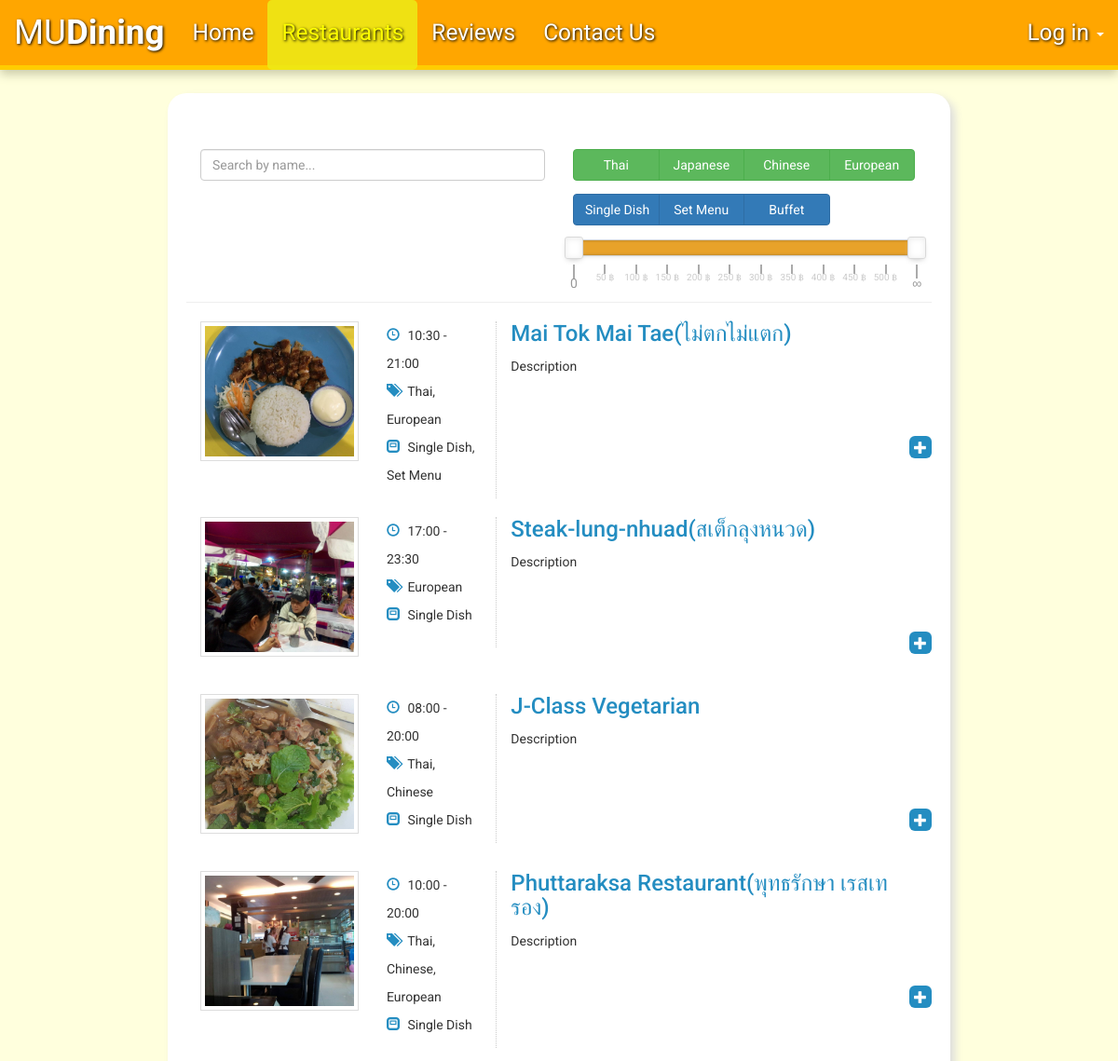
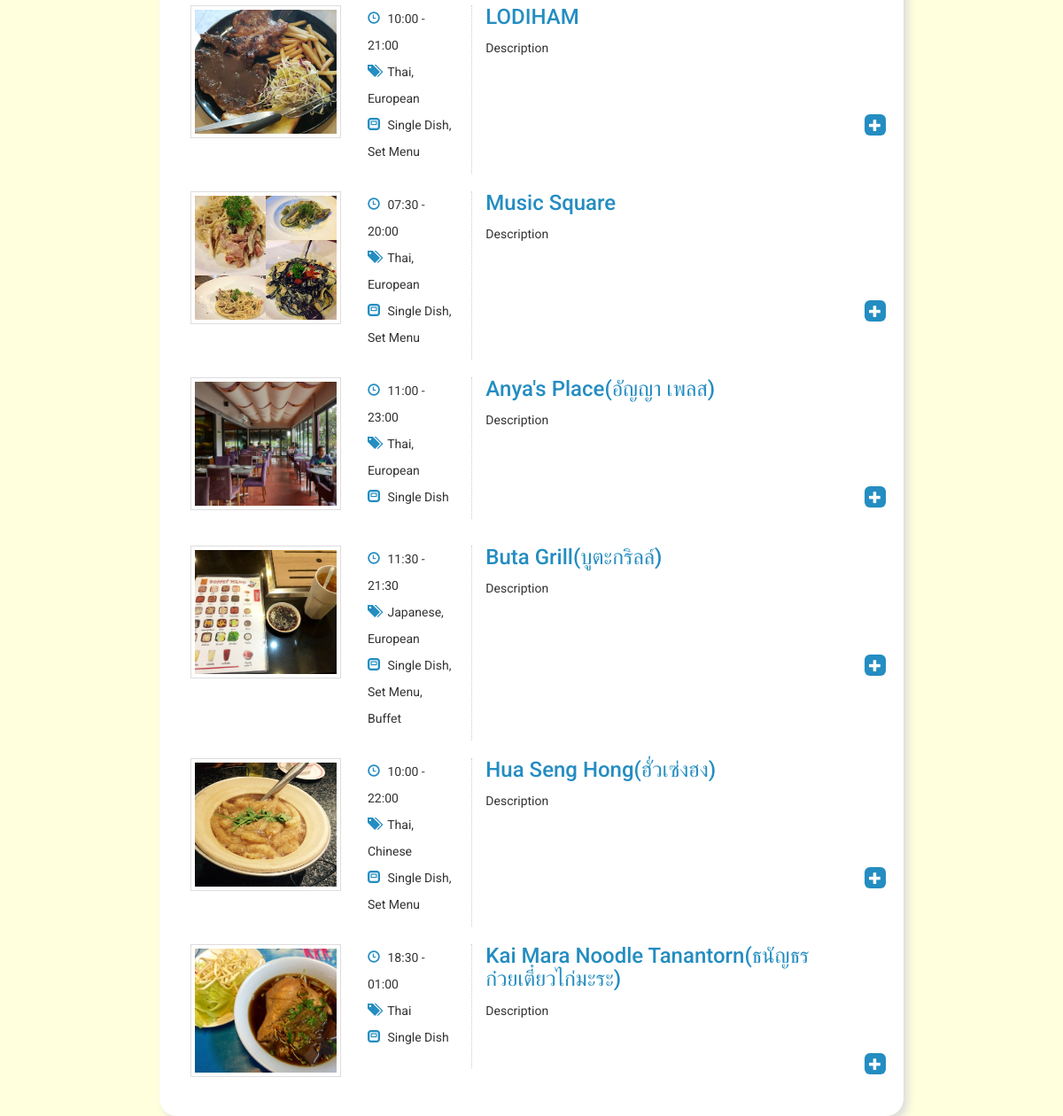
The page /restaurants.php on the database as committed earlier (2 pictures, top to bottom).
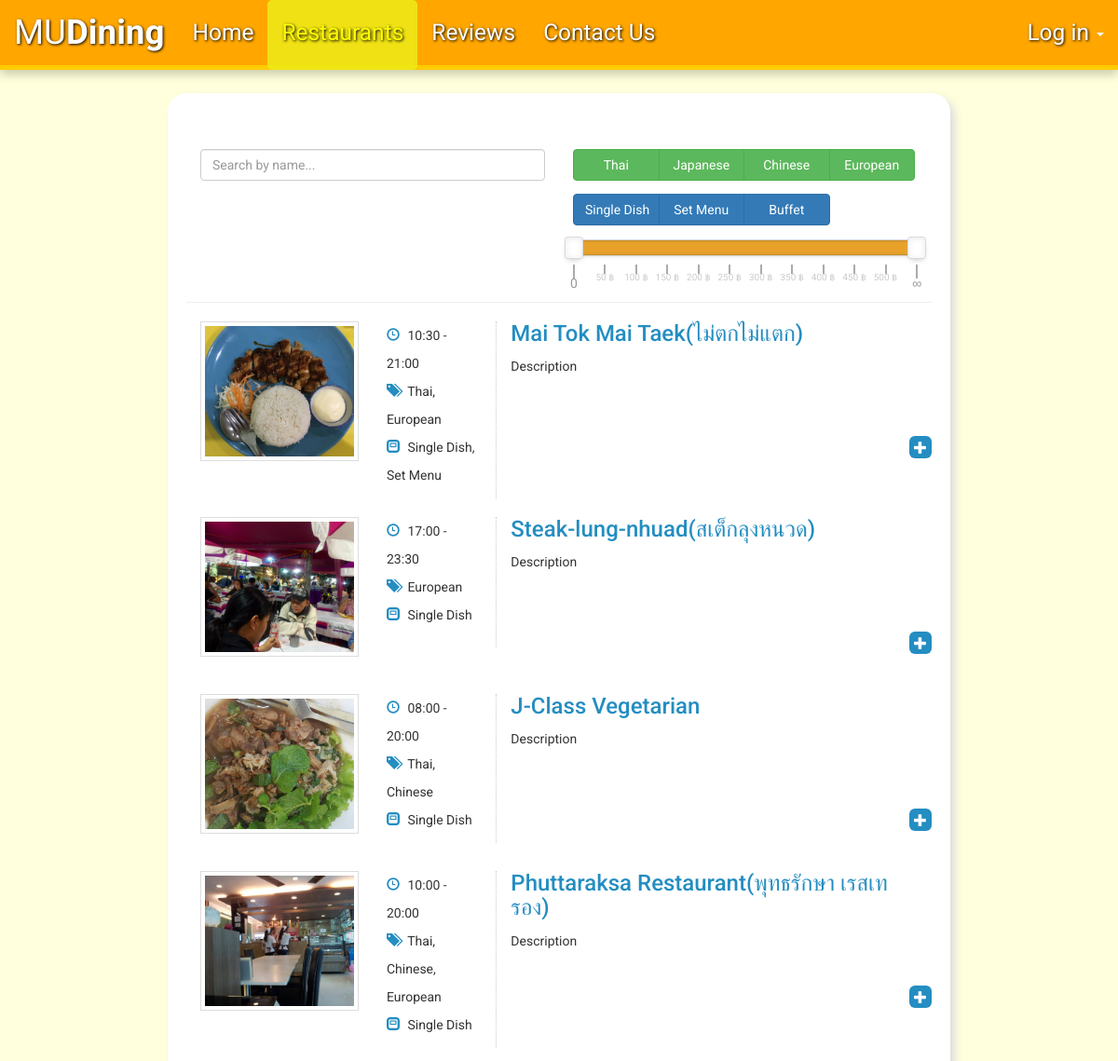
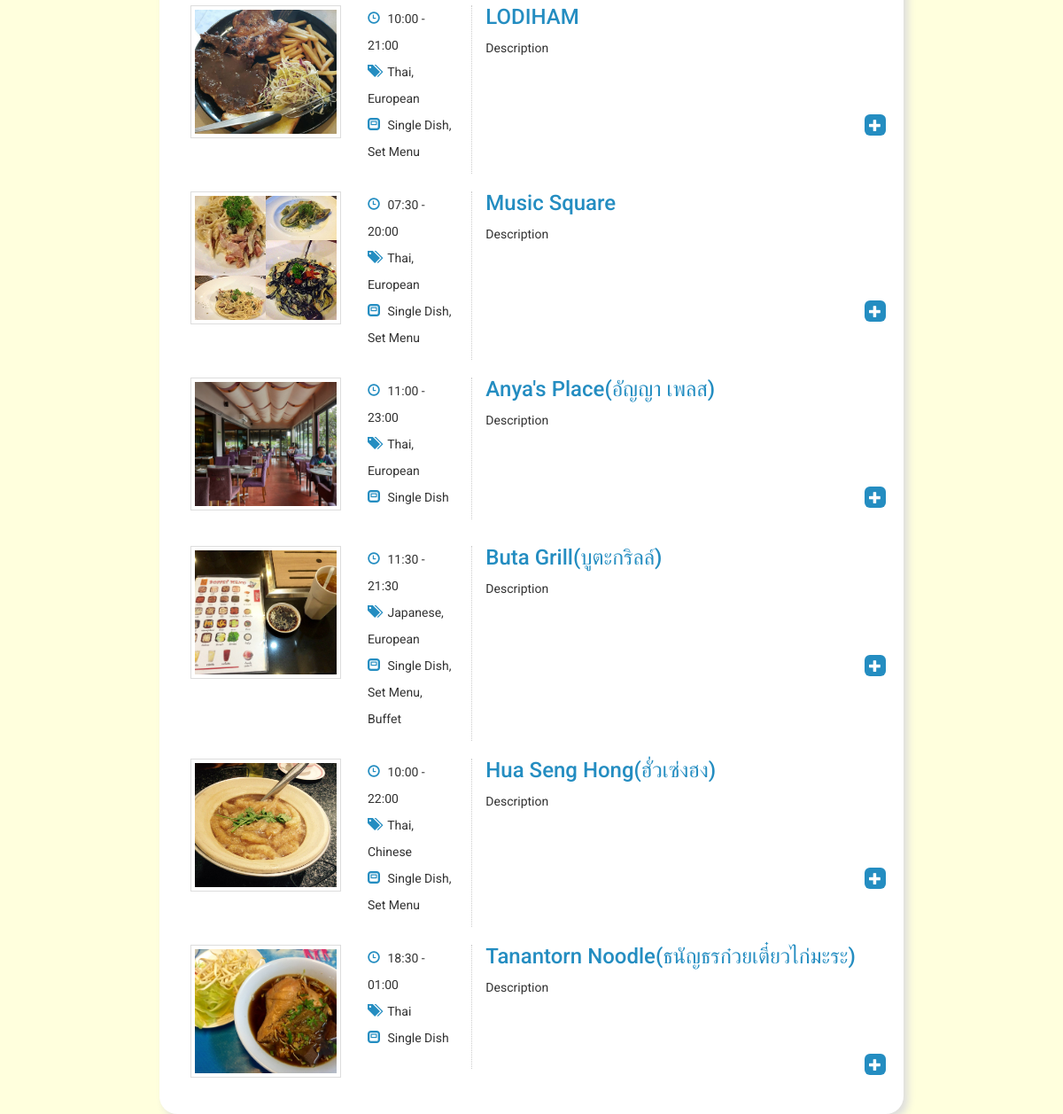
The same page on the database as committed later (2 pictures, top to bottom).
### tables this page shows
CREATE TABLE `restaurant` (
  `RestaurantID` int(11) NOT NULL,
  `Name` varchar(255) NOT NULL,
  `MinPrice` int(11) NOT NULL,
  `MaxPrice` int(11) DEFAULT NULL,
  `Location` varchar(255) NOT NULL,
  `Type` varchar(255) NOT NULL,
  `OpenTime` double NOT NULL,
  `CloseTime` double NOT NULL,
  `Promotion` varchar(255) DEFAULT NULL,
  `Description` text NOT NULL
);

### dbconnect.php (called while the page is built, shortened)
<?php
  function _imgurl($id, $subid) {
    $imgname = sprintf("%04d", $id);
    $imgurl = "Picture/".$imgname.'/'.$imgname.'-'.$subid.'.jpg';
    return $imgurl;
  }
  function imgurl($id) {
    return _imgurl($id, 1 + (rand() % 3));
  }
?>

### restaurants/tolist.php (the view)
<?php
  function totime($input) {
    $minutes = $input - floor($input);
    return gmdate("H:i", $minutes * 6000 + floor($input) * 3600);
  }
  function tolist($result) {
    echo '<article class="search-result row">';
      echo '<div class="col-xs-12 col-sm-12 col-md-3" id="search-row">';
        $name = $result['Name'];
        $url = "view-restaurant.php?id=" . $result['RestaurantID'];
        echo '<a style="width:100%;" href="'.$url.'" title="'.$name .'" class="thumbnail"><img id="restaurant-img" src="' .imgurl($result['RestaurantID']).'" /></a>';
      echo '</div>';
      echo '<div class="col-xs-12 col-sm-12 col-md-2">';
        echo '<ul class="meta-search">';
          $opentime = totime($result['OpenTime']);
          $closetime = totime($result['CloseTime']);
          echo '<li><i class="glyphicon glyphicon-time"></i> <span>' . $opentime . ' - ' . $closetime . '</span></li>';
          $foodtypes = $dishtypes = "";
          foreach (explode(",", $result['Type']) as $subtype) {
            switch ($subtype) {
              case "01":
                $foodtypes .= "Thai, "; break;
              case "02":
                $foodtypes .= "Japanese, "; break;
              case "03":
                $foodtypes .= "Chinese, "; break;
              case "04":
                $foodtypes .= "European, "; break;
              case "11":
                $dishtypes .= "Single Dish, "; break;
              case "12":
                $dishtypes .= "Set Menu, "; break;
              case "13":
                $dishtypes .= "Buffet, "; break;
            }
          }
          $foodtypes = rtrim($foodtypes, ", ");
          $dishtypes = rtrim($dishtypes, ", ");
          echo '<li><i class="glyphicon glyphicon-tags"></i> <span>' . $foodtypes . '</span></li>';
          echo '<li><i class="glyphicon glyphicon-modal-window"></i> <span>' . $dishtypes . '</span></li>';
        echo '</ul>';
      echo '</div>';
      echo '<div class="col-xs-12 col-sm-12 col-md-7 excerpet">';
        echo '<h3><a href="' . $url . '" title="">' . $name . '</a></h3>';
        echo '<p>Description</p>';
        $reviewURL = "review-editor.php?id=" . $result['RestaurantID'];
            echo '<span class="plus"><a style="border-radius:25%;" href="' .$reviewURL. '" title="Review this restaurant"><i class="glyphicon glyphicon-plus"></i></a></span>';
      echo '</div>';
      echo '<span class="clearfix borda"></span>';
    echo '</article>';
  }
?>

### restaurants.php (shortened to what this page needs)
<html>
<head>
</head>
<body>
  <?php include_once("navbar.php"); ?>
  <link rel="stylesheet" type="text/css" href="assets/css/restaurants.css" />
  <link rel="stylesheet" type="text/css" href="assets/css/checkbox.css" />
  <link rel="stylesheet" type="text/css" href="assets/css/nouislider/nouislider.min.css" />
  <div id="wrapper" class="container" style="width:70%;">
    <section class="col-xs-12 col-sm-12 col-md-12 page-header">
      <div class="row">
    		<div class="col-lg-6 col-sm-12 col-xs-12">
  				<form class="form-horizontal" name="search" role="form" method="POST" onkeypress="return event.keyCode != 13;">
  						<input id="searchbox" name="searchbox" type="text" class="form-control" placeholder="Search by name..." autocomplete="off"/>
  				</form>
    		</div>
        <form id="filter1">
          <div class="btn-group col-lg-6 col-sm-12 col-xs-12" data-toggle="buttons">
            <label class="btn btn-success">
              <input type="checkbox" name="foodprefs[]" value="01">Thai
            </label>
            <label class="btn btn-success">
              <input type="checkbox" name="foodprefs[]" value="02">Japanese
            </label>
            <label class="btn btn-success">
              <input type="checkbox" name="foodprefs[]" value="03">Chinese
            </label>
            <label class="btn btn-success">
              <input type="checkbox" name="foodprefs[]" value="04">European
            </label>
      		</div>
        </form>
    	</div>
      <div class="row">
        <form id="filter2">
          <div class="btn-group col-lg-6 col-sm-12 col-xs-12 col-lg-offset-6" data-toggle="buttons">
            <label class="btn btn-primary">
              <input type="checkbox" name="foodprefs[]" value="11">Single Dish
            </label>
            <label class="btn btn-primary">
              <input type="checkbox" name="foodprefs[]" value="12">Set Menu
            </label>
            <label class="btn btn-primary">
              <input type="checkbox" name="foodprefs[]" value="13">Buffet
            </label>
          </div>
        </form>
      </div>
      <div class="row">
        <div class="col-lg-6 col-sm-12 col-xs-12 col-lg-offset-6">
          <div id="slider"></div>
        </div>
      </div>
    </section>
    <section class="col-xs-12 col-sm-6 col-md-12 populated">
      <?php
        include_once("dbconnect.php");
        $con->query("CREATE TABLE IF NOT EXISTS restaurant (
          RestaurantID int NOT NULL AUTO_INCREMENT PRIMARY KEY,
          Name varchar(255) NOT NULL UNIQUE,
          MinPrice int NOT NULL,
          MaxPrice int,
          Location varchar(255) NOT NULL,
          Type varchar(255) NOT NULL,
          OpenTime double NOT NULL,
          CloseTime double NOT NULL,
          Promotion varchar(255),
          Description text);
        ");
        include 'restaurants/top_search.php'
      ?>
	   </section>
     <section class="col-xs-12 col-sm-6 col-md-12">
 	   </section>
  </div>
</body>
</html>

### navbar.php (shortened to what this page needs)
<?php
  include_once("dbconnect.php");
?>
<nav class="navbar navbar-default navbar-fixed-top navbar-static-top" role="navigation">
  <div class="container-fluid">
    <div class="navbar-header">
      <a class="navbar-brand">MU<strong>Dining</strong></a>
    </div>
    <div class="collapse navbar-collapse" id="bs-example-navbar-collapse-1">
      <ul class="nav navbar-nav" id="diningmenus">
        <li><a href="index.php">Home</a></li>
        <li><a href="restaurants.php">Restaurants</a></li>
        <li><a href="reviews.php">Reviews</a></li>
        <li><a href="contact.php">Contact Us</a></li>
      </ul>
      <ul class="nav navbar-nav navbar-right">
      </ul>
    </div>
  </div>
</nav>

### restaurants/top_search.php
<?php
	include_once("dbconnect.php");
	require_once("tolist.php");
	$result = $con->query("SELECT * FROM restaurant ORDER BY RestaurantID LIMIT 10");
	while ($results = $result->fetch_array()) {
		$result_array[] = $results;
	}
	foreach ($result_array as $result) {
		tolist($result);
	}
?>

### assets/css/restaurants.css (style rules this page uses)
p { word-wrap: break-word; overflow: hidden; text-overflow: ellipsis; height: 100px; line-height: 25px; }
#restaurant-img { width: 100%; height: 100%; object-fit: cover; overflow: hidden; }
#search-row>a { display: inline-block; width: auto; height: 150px; overflow: hidden; background-size: 100%; }
.search-result .thumbnail { border-radius: 0 !important; }
.search-result:first-child { margin-top: 0 !important; }
.search-result { margin-top: 20px; }
.search-result .col-md-2 { border-right: 1px dotted #ccc; min-height: 140px; }
.search-result ul { padding-left: 0 !important; list-style: none; }
.search-result ul li { font: 400 normal .85em; line-height: 30px; }
.search-result ul li i { padding-right: 5px; }
.search-result .col-md-7 { position: relative; }
.search-result h3 { font: 500 normal 1.375em; margin-top: 0 !important; margin-bottom: 10px !important; }
.search-result h3>a, .search-result i { color: #248dc1 !important; }
.search-result p { font: normal normal 1.125em; }
.search-result span.plus { position: absolute; right: 0; top: 126px; }
.search-result span.plus a { background-color: #248dc1; padding: 5px 5px 3px 5px; }
.search-result span.plus a i { color: #fff !important; }

### assets/css/checkbox.css (style rules this page uses)
.btn-group>.btn { margin-bottom: 5px !important; width: 25%; }

### assets/css/login-panel.css (style rules this page uses)
.navbar, .navbar-default { font-size: 175%; font-family: 'Roboto', sans-serif; border-bottom-style: solid; border-bottom-color: #ffcc00; border-bottom-width: 5px; box-shadow: 0px 5px 10px #ccccaa; }
.navbar-nav>li>a, .navbar-brand { padding-top: 25px !important; padding-bottom: 0 !important; height: 75px !important; max-height: 75px !important; }
.navbar { min-height: 28px !important; max-height: 75px !important; }
.navbar-default { background-color: #ffa600; }
.navbar-default .navbar-brand { font-size: 150%; color: #00aeff; text-decoration: none; text-shadow: 1px 1px 3px #000; cursor: default; transition: all 0.6s; }
.navbar-default .navbar-nav>li>a { color: #fff; text-decoration: none; text-shadow: 1px 1px 3px #000; }
.navbar-default .navbar-nav>.open>a, .navbar-default .navbar-nav>.open>a:hover, .navbar-default .navbar-nav>.open>a:focus, .navbar-default .navbar-nav>.active>a, .navbar-default .navbar-nav>.active>a:hover, .navbar-default .navbar-nav>.active>a:focus { color: yellow; background-color: rgba(237, 235, 23, 0.85); border-radius: 5px; }

### assets/css/style.css (style rules this page uses)
body { font-family: 'Roboto', sans-serif; background-color: #ffffdd; margin: 0; padding: 0; }
.container { opacity: 0; transition: opacity 1s; }
.container-loaded { opacity: 1; }
#wrapper { margin: 100px auto auto auto; width: 55%; padding: 20px; background-color: #ffffff; border-radius: 20px; box-shadow: 5px 5px 10px #ddd; }

Rows that differ between the two databases and show on the page:
changed restaurant: Name "Mai Tok Mai Tae(ไม่ตกไม่แตก)" → "Mai Tok Mai Taek(ไม่ตกไม่แตก)"
changed restaurant: Name "Kai Mara Noodle Tanantorn(ธนัญธรก๋วยเตี๋ยวไก่มะระ)" → "Tanantorn Noodle(ธนัญธรก๋วยเตี๋ยวไก่มะระ)"
